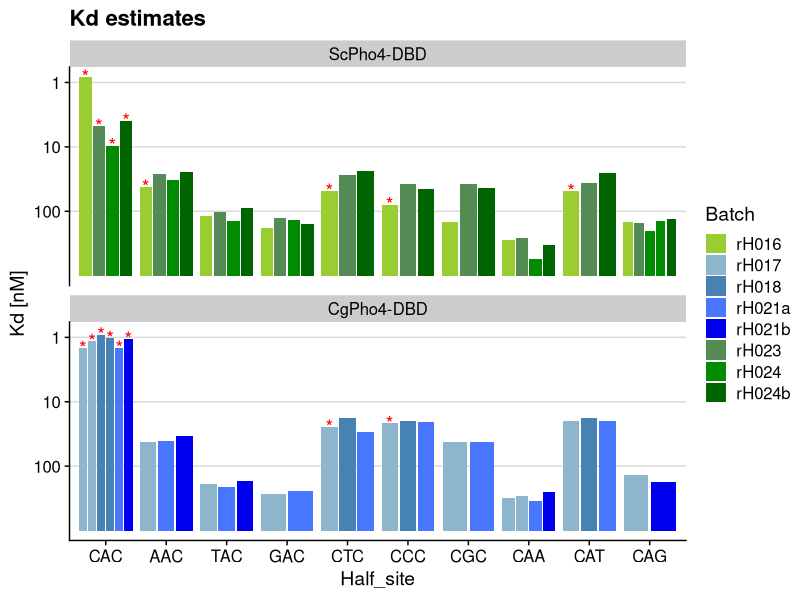
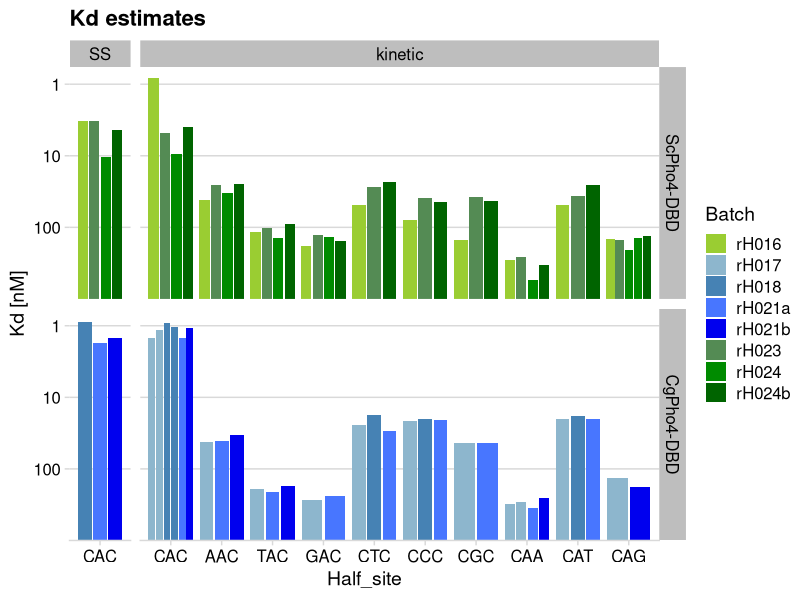
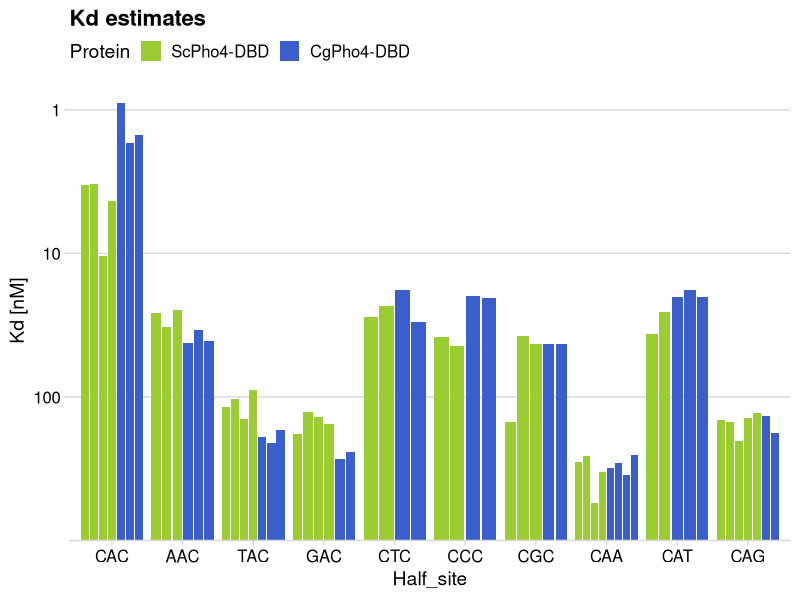
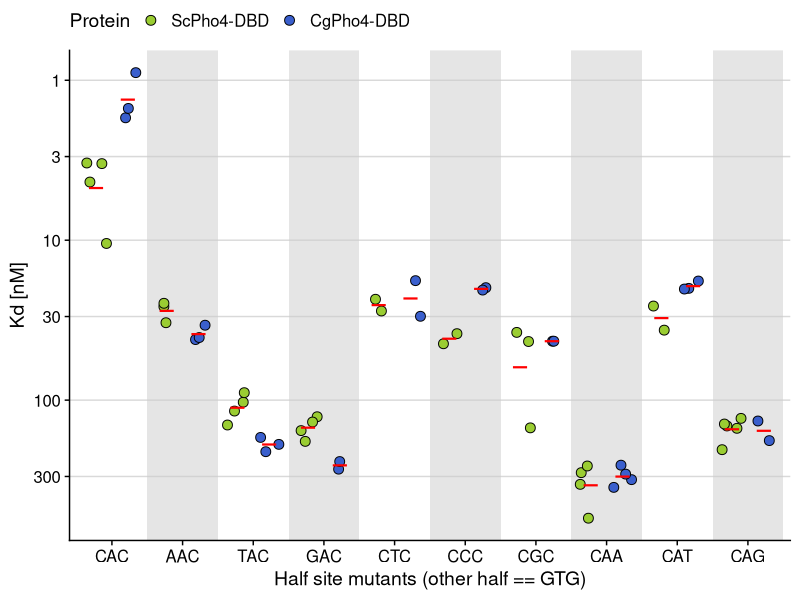
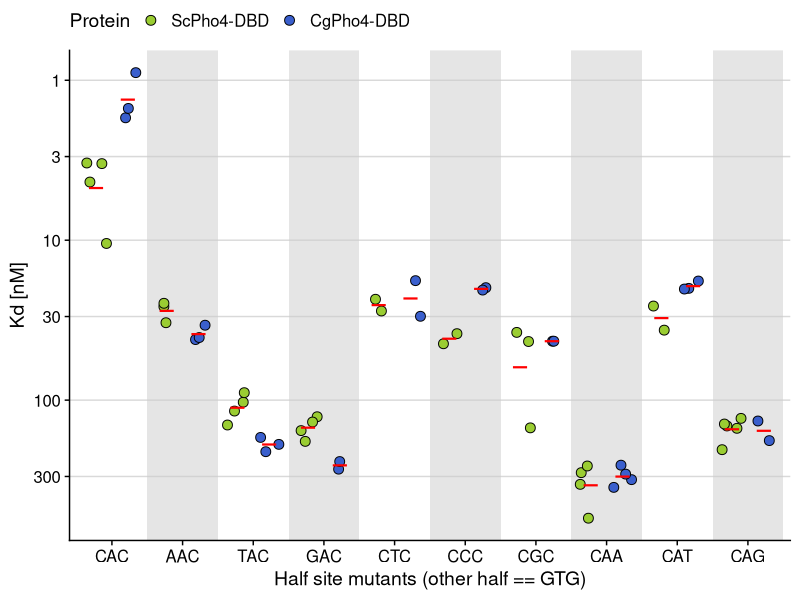

These charts were generated, in order, by the following R code:
## ---- chunk 1
library(tidyverse)
library(cowplot)
library(scales)
require(broom)
## ---- chunk 2
datK <- read_tsv("../data/BLI/20220202-kinetic-curve-Kd-estimates-all.tsv") %>% 
  filter(!is.na(Model), grepl("UASp2", Ligand)) %>% 
  mutate(Half_site = factor(str_sub(Ligand,7,9), 
                            levels = c("CAC","AAC","TAC","GAC","CTC","CCC","CGC","CAA","CAT","CAG")),
         Protein = factor(Protein, levels = c("ScPho4 DBD refolded", "CgPho4 DBD refolded"),
                          labels = c("ScPho4-DBD", "CgPho4-DBD")))
cat("Loaded Kd estimates based on kinetic curve fitting ")

datS <- read_tsv("../data/BLI/20220202-steady-state-Kd-estimates-consensus.tsv") %>% 
  filter(grepl("UASp2", Ligand)) %>% 
  mutate(Half_site = factor(str_sub(Ligand,7,9), 
                            levels = c("CAC","AAC","TAC","GAC","CTC","CCC","CGC","CAA","CAT","CAG")),
         Protein = factor(Protein, levels = c("ScPho4 DBD refolded", "CgPho4 DBD refolded"),
                          labels = c("ScPho4-DBD", "CgPho4-DBD")))
cat("Loaded Kd estimates for the consensus oligo based on steady state fitting ")
## ---- chunk 3
datK1 <- datK %>%
  # use the latest batch of protein results only, and only use the 1:1 model fitting
  filter(Include, Model == "1:1") %>%
  mutate(fit = "kinetic", Ka = 1/Kd_c/1e6, flag = Chi_sq_c > 3)

ggplot(datK1, aes(x = Half_site, y = Ka, fill = Batch)) + 
  geom_col(position = position_dodge2(.9)) +
  geom_text(aes(label = ifelse(flag, "*", "")), size = 5, col = "red", position = position_dodge2(0.9)) +
  scale_fill_manual(values = c(
    rH016 = "yellowgreen", rH023 = "palegreen4", rH024 = "green4", rH024b = "darkgreen",
    rH017 = "lightskyblue3", rH018 = "steelblue", rH021a = "royalblue1", rH021b = "blue2"
  )) +
  labs(title = "Kd estimates", y = "Kd [nM]") +
  scale_y_log10(breaks = c(10, 100, 1000), labels = c(100, 10, 1)) +
  facet_wrap(~Protein, nrow = 2) + theme_cowplot() + background_grid(major = "y")
  #scale_alpha_manual(values = c(0.4,1)) +
  #scale_y_continuous(trans = reverselog_trans(10)) +
## ---- chunk 4
datC <- bind_rows(kinetic = datK %>% filter(Include, Model == "1:1") %>% 
                    mutate(Kd = Kd_c*1e9, flag = Chi_sq_c > 3, fit = "kinetic") %>%  
                    select(fit, Half_site, Kd, Batch, flag, Protein), 
                  SS = datS %>% filter(R2 > 0.99) %>% 
                    mutate(fit = "SS", flag = FALSE) %>% 
                    select(Kd, Half_site, Batch, flag, Protein),
                  .id = "fit")
datC <- datC %>% 
  mutate(fit = factor(fit, levels = c("SS", "kinetic")), Ka = 1/(Kd/1e3))

datC %>% 
  ggplot(aes(x = Half_site, y = Ka, fill = Batch)) + 
  geom_col(position = position_dodge2(0.9)) +
  #geom_errorbar(aes(ymin = Kd_low, ymax = Kd_up), position = position_dodge2(0.9, padding = 0.4), size = 0.5) +
  scale_fill_manual(values = c(
    rH016 = "yellowgreen", rH023 = "palegreen4", rH024 = "green4", rH024b = "darkgreen",
    rH017 = "lightskyblue3", rH018 = "steelblue", rH021a = "royalblue1", rH021b = "blue2"
  )) +
  labs(title = "Kd estimates", y = "Kd [nM]") +
  scale_y_continuous(trans = "log10", breaks = c(10, 100, 1000), labels = c(100, 10, 1),
                     expand = expansion(mult = c(0, 0.05))) +
  facet_grid(Protein~fit, scale = "free_x", space = "free_x") + 
  theme_minimal_hgrid() + theme(strip.background = element_rect(fill = "gray"))
  #geom_text(aes(label = ifelse(flag, "*", "")), size = 5, col = "red", position = position_dodge2(0.9)) +
  #scale_fill_brewer(type = "div") +
  #labs(title = "Kd estimates", y = "Kd [nM]") +
  #scale_y_log10() + facet_grid(Protein~fit, scale = "free_x", space = "free_x")
## ---- chunk 5
datC %>% 
  filter(!flag) %>% 
  ggplot(aes(x = Half_site, y = Ka, fill = Protein)) +
  geom_col(position = position_dodge2(0.7)) +
  scale_fill_manual(values=c("yellowgreen", "royalblue3")) + 
  labs(title = "Kd estimates", y = "Kd [nM]") +
  scale_y_continuous(trans = "log10", breaks = c(10, 100, 1000), labels = c(100, 10, 1), 
                     expand = expansion(mult = c(0, 0.05))) +
  theme_minimal_hgrid() +
  theme(legend.position = "top")
## ---- chunk 6
odd_numbers <- seq(2, nrow(datC),2) # used to draw stripes on even numbered x-values
datC %>% 
  filter(!flag) %>% 
  ggplot(aes(x = Half_site, y = Ka, fill = Protein)) +
  # draw the stripes using geom_rect(); borrowed from https://stackoverflow.com/questions/56961744/draw-alternate-rectangles-in-boxplots-with-facets-r-ggplot2
  # note that the only reason to specify 'data' is so that the length of the xmin, xmax, ymin, ymax vectors 
  # are the same as the number of rows in the data. can be any dummy dataset that satisfy this
  geom_rect(data = datC[odd_numbers, ], xmin = odd_numbers-0.5, xmax = odd_numbers+0.5, 
            ymin = -Inf, ymax = Inf, fill = "grey80", color = NA, alpha = 0.5) +
  #geom_dotplot(binaxis = 'y', stackdir = "center", method = "histodot", 
  #             position = position_dodge(0.9), binwidth = 0.1) +
  geom_point(position = position_jitterdodge(jitter.width = 0.6, dodge.width = 0.9), shape = 21, size = 3) +
  stat_summary(fun = mean, geom = "crossbar", color = "red", width = 0.4, size = 0.3,
               position = position_dodge(0.9), show.legend = FALSE) +
  ylab("Kd [nM]") + xlab("Half site mutants (other half == GTG)") +
  scale_y_log10(breaks = c(10/3, 10, 100/3, 100, 1000/3, 1000), labels = c(300, 100, 30, 10, 3, 1)) +
  scale_fill_manual(values=c("yellowgreen", "royalblue3")) + 
  theme_cowplot() + theme(legend.position = "top") + background_grid(major = "y")
ggsave("imgs/20220202-summarize-compare-Kd-for-Sc-Cg-Pho4.png")
## ---- chunk 7
datC %>% filter(!flag) %>%
  select(Half_site, Kd, Protein) %>% 
  nest(data = c(Kd, Protein)) %>% 
  mutate(
    fit = map(data, ~t.test(log(Kd, 10) ~ Protein, data = .x)),
    tidied = map(fit, tidy)
  ) %>% 
  unnest(tidied) %>% 
  #filter(term == "proteinCgPho4") %>% 
  mutate(fold_diff = round(10^estimate, 3), p.adj = p.adjust(p.value, method = "holm")) %>% 
  select(Half_site, fold_diff, statistic, p.value, p.adj)
